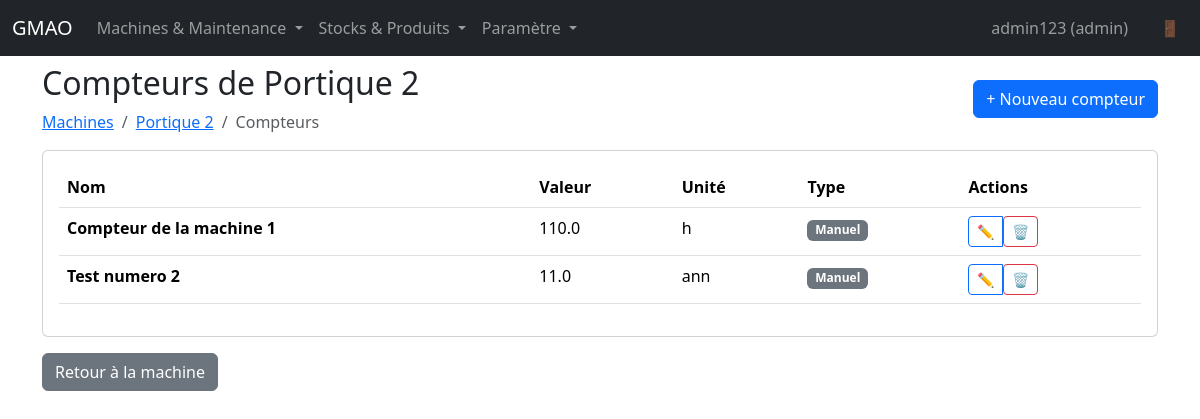
/machines/2/counters (signed in), run on the app's committed database.
### app.py (models this page shows, shortened)
class User(UserMixin, db.Model):
    id = db.Column(db.Integer, primary_key=True)
    username = db.Column(db.String(80), unique=True, nullable=False)
    password_hash = db.Column(db.String(255), nullable=False)
    user_type = db.Column(db.String(20), nullable=False)

class Machine(db.Model):
    id = db.Column(db.Integer, primary_key=True)
    name = db.Column(db.String(120), nullable=False)
    code = db.Column(db.String(50), unique=True, nullable=False)
    parent_id = db.Column(db.Integer, db.ForeignKey("machine.id"))
    hour_counter_enabled = db.Column(db.Boolean, default=False)
    hours = db.Column(db.Float, default=0.0)
    counter_unit = db.Column(db.String(20), nullable=True)  # Unité du compteur (h, cycles, anneaux, etc.)
    stock_id = db.Column(db.Integer, db.ForeignKey("stock.id"), nullable=True)  # Stock associé par défaut
    parent = db.relationship("Machine", remote_side=[id], backref="children")
    stock = db.relationship("Stock")
    counters = db.relationship("Counter", back_populates="machine", cascade="all, delete-orphan")
    def is_root(self):
        return self.parent_id is None

class Counter(db.Model):
    id = db.Column(db.Integer, primary_key=True)
    machine_id = db.Column(db.Integer, db.ForeignKey("machine.id"), nullable=False)
    name = db.Column(db.String(120), nullable=False)  # Nom du compteur
    value = db.Column(db.Float, default=0.0)  # Valeur actuelle
    unit = db.Column(db.String(20), nullable=True)  # Unité (h, cycles, anneaux, etc.)
    machine = db.relationship("Machine", back_populates="counters")
    __table_args__ = (
        db.UniqueConstraint("machine_id", "name", name="uq_counter_machine_name"),
    )

### app.py (the view)
@app.route("/machines/<int:machine_id>/counters")
@admin_required
def machine_counters(machine_id):
    machine = Machine.query.get_or_404(machine_id)
    if not machine.is_root():
        flash("Les compteurs multiples sont uniquement disponibles pour les machines racines.", "danger")
        return redirect(url_for("machine_detail", machine_id=machine.id))
    counters = Counter.query.filter_by(machine_id=machine_id).order_by(Counter.name).all()
    return render_template("machine_counters.html", machine=machine, counters=counters)

### app.py (called while the page is built)
@login_manager.user_loader
def load_user(user_id):
    return User.query.get(int(user_id))

def admin_required(f):
    @wraps(f)
    @login_required
    def decorated_function(*args, **kwargs):
        if current_user.user_type != "admin":
            flash("Accès refusé : cette fonctionnalité est réservée aux administrateurs.", "danger")
            return redirect(url_for("index"))
        return f(*args, **kwargs)
    return decorated_function

@app.context_processor
def inject_now():
    return {"now": dt.datetime.utcnow()}

### templates/machine_counters.html (shortened to what this page needs)
{% extends "base.html" %}
{% block content %}
<div class="d-flex justify-content-between align-items-center mb-3">
  <div>
    <h2>Compteurs de {{ machine.name }}</h2>
    <nav aria-label="breadcrumb">
      <ol class="breadcrumb mb-0">
        <li class="breadcrumb-item"><a href="{{ url_for('machines') }}">Machines</a></li>
        <li class="breadcrumb-item"><a href="{{ url_for('machine_detail', machine_id=machine.id) }}">{{ machine.name }}</a></li>
        <li class="breadcrumb-item active">Compteurs</li>
      </ol>
    </nav>
  </div>
  <a href="{{ url_for('new_counter', machine_id=machine.id) }}" class="btn btn-primary">+ Nouveau compteur</a>
</div>
{% if counters %}
<div class="card">
  <div class="card-body">
    <div class="table-responsive">
      <table class="table">
        <thead>
          <tr>
            <th>Nom</th>
            <th>Valeur</th>
            <th>Unité</th>
            <th>Type</th>
            <th>Actions</th>
          </tr>
        </thead>
        <tbody>
          {% for counter in counters %}
          <tr>
            <td><strong>{{ counter.name }}</strong></td>
            <td>{{ "%.1f"|format(counter.value) }}</td>
            <td>{{ counter.unit or 'h' }}</td>
            <td>
              <span class="badge bg-secondary">Manuel</span>
            </td>
            <td>
              <div class="btn-group">
                <a href="{{ url_for('edit_counter', machine_id=machine.id, counter_id=counter.id) }}" class="btn btn-sm btn-outline-primary" title="Modifier">✏️</a>
                <form method="post" action="{{ url_for('delete_counter', machine_id=machine.id, counter_id=counter.id) }}" class="d-inline" onsubmit="return confirm('Êtes-vous sûr de vouloir supprimer ce compteur ?');">
                  <button type="submit" class="btn btn-sm btn-outline-danger" title="Supprimer">🗑️</button>
                </form>
              </div>
            </td>
          </tr>
          {% endfor %}
        </tbody>
      </table>
    </div>
  </div>
</div>
{% else %}
<div class="alert alert-info">
  <p class="mb-0">Aucun compteur configuré pour cette machine racine.</p>
  <p class="mb-0 mt-2"><a href="{{ url_for('new_counter', machine_id=machine.id) }}" class="btn btn-primary btn-sm">Créer le premier compteur</a></p>
</div>
{% endif %}
<div class="mt-3">
  <a href="{{ url_for('machine_detail', machine_id=machine.id) }}" class="btn btn-secondary">Retour à la machine</a>
</div>
{% endblock %}

### templates/base.html (shortened to what this page needs)
<!doctype html>
<html lang="fr">
  <head>
    <link
      href="https://cdn.jsdelivr.net/npm/bootstrap@5.3.3/dist/css/bootstrap.min.css"
      rel="stylesheet"
    />
  </head>
  <body>
    <nav class="navbar navbar-expand-lg navbar-dark bg-dark fixed-top">
      <div class="container-fluid">
        <a class="navbar-brand" href="{{ url_for('index') }}">GMAO</a>
        <div class="collapse navbar-collapse" id="navbarNav">
          {% if current_user.is_authenticated %}
          <ul class="navbar-nav me-auto">
            <li class="nav-item dropdown">
              <a class="nav-link dropdown-toggle" href="#" id="navbarDropdown2" role="button" data-bs-toggle="dropdown" aria-expanded="false">
                Machines & Maintenance
              </a>
            </li>
            <li class="nav-item dropdown">
              <a class="nav-link dropdown-toggle" href="#" id="navbarDropdown3" role="button" data-bs-toggle="dropdown" aria-expanded="false">
                Stocks & Produits
              </a>
            </li>
            {% if current_user.user_type == 'admin' %}
            <li class="nav-item dropdown">
              <a class="nav-link dropdown-toggle" href="#" id="navbarDropdownParams" role="button" data-bs-toggle="dropdown" aria-expanded="false">
                Paramètre
              </a>
            </li>
            {% endif %}
          </ul>
          <ul class="navbar-nav">
            <li class="nav-item">
              <span class="nav-link me-3" style="cursor: default;">{{ current_user.username }} ({{ current_user.user_type }})</span>
            </li>
            <li class="nav-item">
              <a class="nav-link" href="{{ url_for('logout') }}" title="Déconnexion">🚪</a>
            </li>
          </ul>
          {% else %}
          <ul class="navbar-nav ms-auto">
            <li class="nav-item">
              <a class="nav-link" href="{{ url_for('login') }}">Connexion</a>
            </li>
          </ul>
          {% endif %}
        </div>
      </div>
    </nav>
    <main class="container">
      {% block content %}{% endblock %}
    </main>
  </body>
</html>

### templates/base.html (style rules this page uses)
body { padding-top: 4rem; }

### data on the page
User: username "admin123", user_type "admin"
Machine: name "Portique 2"
Counter: name "Compteur de la machine 1", value "110.0", unit "h"
Counter: name "Test numero 2", value "11.0", unit "ann"
